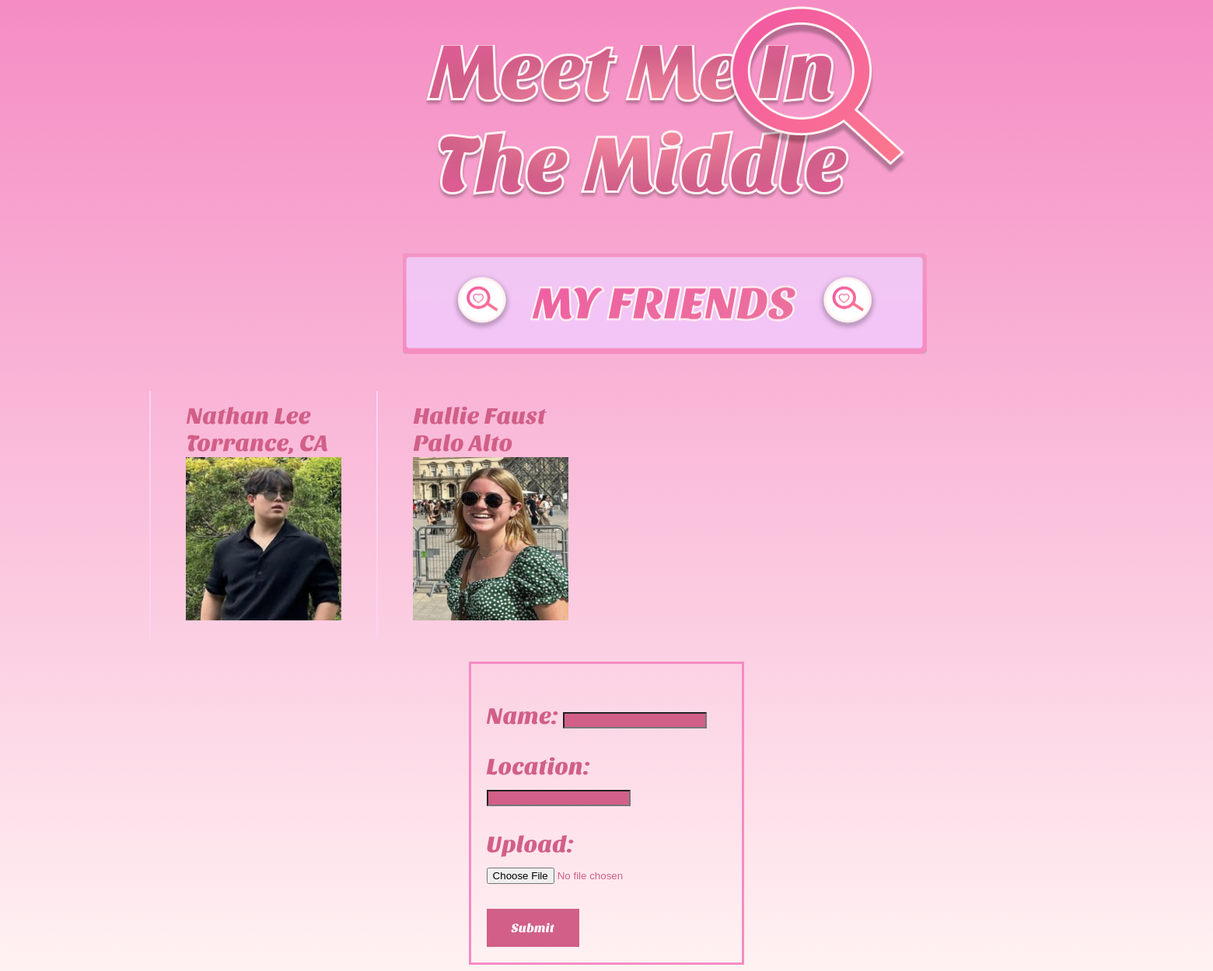
The page /friends on the database as committed earlier.
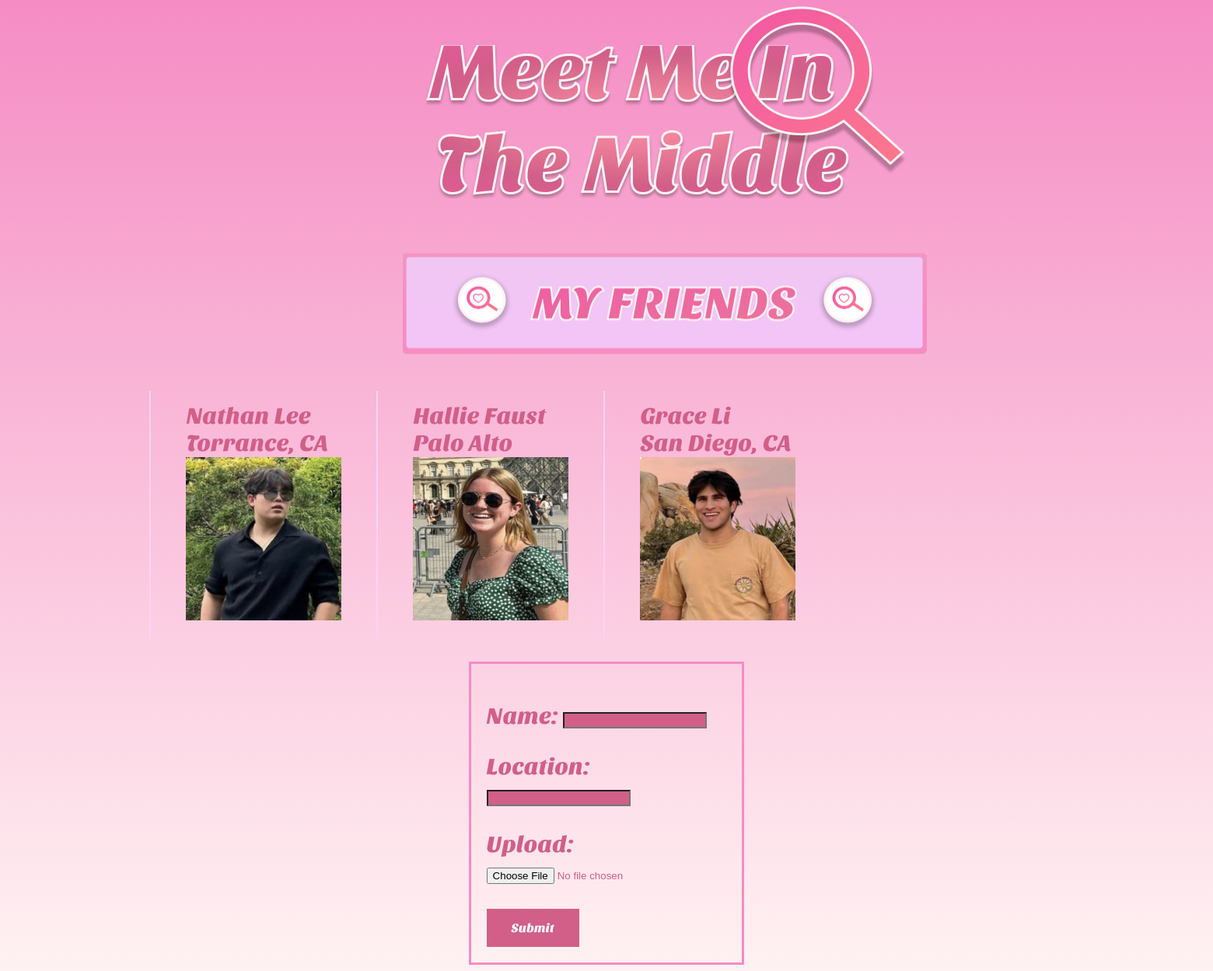
The same page on the database as committed later.
### app/models.py (models this page shows, shortened)
class Friend(models.Model):
    name = models.CharField(max_length=200)
    location = models.CharField(max_length=200)
    upload = models.ImageField(upload_to="media/", default="NULL")

### app/views.py (the view)
# urls.py: path('friends', views.friends)
def friends(request):
    if request.method == "POST":
        form = FriendForm(request.POST, request.FILES)
        if form.is_valid():
            form.save()
    print(Friend.objects.filter().values())
    form = FriendForm()
    return render(request, "friends.html", {"form": form, "friends": Friend.objects.filter().values()})

### app/forms.py
class FriendForm(ModelForm):
    class Meta:
        model = Friend
        fields = ["name", "location", "upload"]

### templates/friends.html (shortened to what this page needs)
<!DOCTYPE html>
<html lang="en">
<link rel="stylesheet" href="static/friendsstyle.css">
<body>
    <div class = "Desktop1">
        <div class="Block2">
          <img class="img2" src="static/searchtext.png">
        </div>
        <div class="friends">
          <img src="static/myfriends.png">
        </div>
      </div>
      <table class="table">
        <tbody>
        {% for friend in friends %}
              <th class="item">
                <td>{{friend.name}} <br>{{friend.location}}<br><img src="media/{{ friend.upload }}" height="210" width="200"></td>
              </th>
        {% endfor %}
        </tbody>
    </table>
    <div class="enter">
        <form method="post" enctype="multipart/form-data">
            {{ form.as_p }}
        <button class="button">Submit</button>
        </form>
    </div>
</body>
</html>

Rows that differ between the two databases and show on the page:
added Friend: name "Grace Li", location "San Diego, CA", upload (picture)
